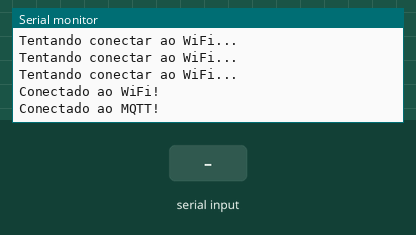
Recording of a sketch running on a simulated ESP8266 (NodeMCU). Parts: the last lines printed to the serial monitor. Inputs (shaded band) come from the test bench. WiFi joins after 1.5 s; servers stay silent unless stated; no MQTT or app messages arrive unless stated.

Above: at 2.7 s.
2.8 s: "ENTRADA:\n" received over Serial
At 4.0 s:
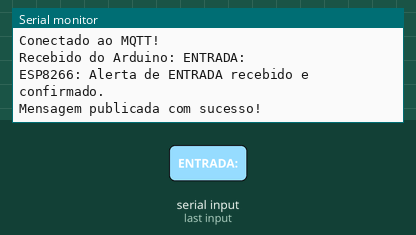
4.3 s: "SAIDA:\n" received over Serial
At 4.7 s:
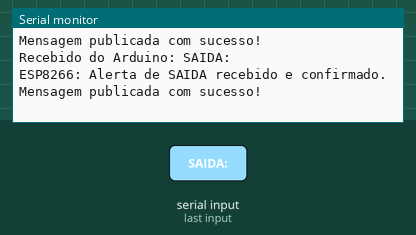
5.8 s: "1\n" received over Serial
At 7.2 s:
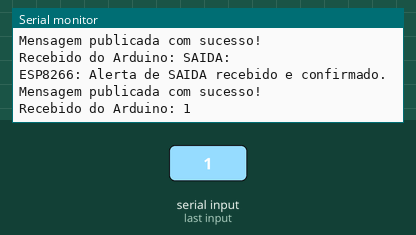

The sketch:

sketch_esp8266.ino
```cpp
#include <ESP8266WiFi.h>
#define MQTT_MAX_PACKET_SIZE 512  // Aumenta o tamanho máximo do pacote para 512 bytes
#include <PubSubClient.h>

// Configurações WiFi
const char* ssid = "FAMILIA RODRIGUES";
const char* password = "13016023";

// Configuração MQTT
const char* mqtt_server = "broker.hivemq.com";  // Endereço do broker MQTT da HiveMQ
const char* mqtt_topic = "esp8266/alerta";

WiFiClient espClient;
PubSubClient client(espClient);

unsigned long lastMessageSent = 0;

void setup_wifi() {
    Serial.println("Conectando ao WiFi...");
    delay(10);
    WiFi.begin(ssid, password);
    while (WiFi.status() != WL_CONNECTED) {
        Serial.println("Tentando conectar ao WiFi...");
        delay(500);
    }
    Serial.println("Conectado ao WiFi!");
}

bool tryConnectMQTT() {
    String clientId = "ESP8266Client-";
    clientId += WiFi.macAddress();  // Adiciona o MAC address ao ID do cliente para torná-lo único
    if (client.connect(clientId.c_str())) {
        Serial.println("Conectado ao MQTT!");
        return true;
    } else {
        Serial.print("Falha na conexão MQTT, rc=");
        Serial.println(client.state());
        return false;
    }
}

void setup() {
  Serial.begin(9600);
  setup_wifi();
  client.setServer(mqtt_server, 1883);
  if (!client.connected()) {
      tryConnectMQTT();
  }
}

void loop() {
  if (!client.connected()) {
    Serial.println("Tentando reconectar ao MQTT...");
    tryConnectMQTT();
    delay(5000);  // Aguarda 5 segundos antes de tentar novamente
  }
  client.loop();

  if (Serial.available() > 0) {
    String received = Serial.readStringUntil('\n');
    Serial.print("Recebido do Arduino: ");
    Serial.println(received);

    if (received.startsWith("ENTRADA:")) {
      Serial.println("ESP8266: Alerta de ENTRADA recebido e confirmado.");
      bool isPublished = client.publish(mqtt_topic, "ENTRADA de veiculo!");

      if (isPublished) {
        Serial.println("Mensagem publicada com sucesso!");
      } else {
        Serial.println("Falha ao publicar a mensagem.");
      }
    } else if(received.startsWith("SAIDA:")){
      Serial.println("ESP8266: Alerta de SAIDA recebido e confirmado.");
      bool isPublished = client.publish(mqtt_topic, "SAIDA de veiculo!");

      if (isPublished) {
        Serial.println("Mensagem publicada com sucesso!");
      } else {
        Serial.println("Falha ao publicar a mensagem.");
      }
    }
  }

  delay(100);
}
```

Measured:
- after the input at 2.8 s, the serial monitor: prints a new line after 0.07 s (image 1)
- after the input at 4.3 s, the serial monitor: prints a new line at once (image 2)
- after the input at 5.8 s, the serial monitor: prints a new line after 0.08 s (image 3)
